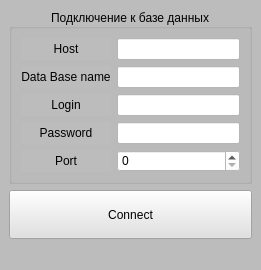
<?xml version="1.0" encoding="UTF-8"?>
<ui version="4.0">
 <class>MainWindow</class>
 <widget class="QMainWindow" name="MainWindow">
  <property name="geometry">
   <rect>
    <x>0</x>
    <y>0</y>
    <width>261</width>
    <height>270</height>
   </rect>
  </property>
  <property name="sizePolicy">
   <sizepolicy hsizetype="Fixed" vsizetype="Fixed">
    <horstretch>0</horstretch>
    <verstretch>0</verstretch>
   </sizepolicy>
  </property>
  <property name="windowTitle">
   <string>DB connect</string>
  </property>
  <property name="layoutDirection">
   <enum>Qt::LeftToRight</enum>
  </property>
  <property name="styleSheet">
   <string notr="true">background-color: rgb(188, 188, 188);</string>
  </property>
  <widget class="QWidget" name="centralwidget">
   <layout class="QVBoxLayout" name="verticalLayout">
    <item>
     <widget class="QGroupBox" name="groupBox">
      <property name="title">
       <string>Подключение к базе данных</string>
      </property>
      <property name="alignment">
       <set>Qt::AlignCenter</set>
      </property>
      <layout class="QGridLayout" name="gridLayout_2">
       <item row="4" column="0">
        <widget class="QLabel" name="lb_Port">
         <property name="styleSheet">
          <string notr="true">color: rgb(0, 0, 0);</string>
         </property>
         <property name="text">
          <string>Port</string>
         </property>
         <property name="textFormat">
          <enum>Qt::AutoText</enum>
         </property>
         <property name="alignment">
          <set>Qt::AlignCenter</set>
         </property>
         <property name="buddy">
          <cstring>sb_Port</cstring>
         </property>
        </widget>
       </item>
       <item row="0" column="0">
        <widget class="QLabel" name="lb_HostName">
         <property name="styleSheet">
          <string notr="true">color: rgb(0, 0, 0);</string>
         </property>
         <property name="text">
          <string>Host</string>
         </property>
         <property name="textFormat">
          <enum>Qt::AutoText</enum>
         </property>
         <property name="alignment">
          <set>Qt::AlignCenter</set>
         </property>
         <property name="buddy">
          <cstring>le_HostName</cstring>
         </property>
        </widget>
       </item>
       <item row="3" column="0">
        <widget class="QLabel" name="lb_Password">
         <property name="styleSheet">
          <string notr="true">color: rgb(0, 0, 0);</string>
         </property>
         <property name="text">
          <string>Password</string>
         </property>
         <property name="textFormat">
          <enum>Qt::AutoText</enum>
         </property>
         <property name="alignment">
          <set>Qt::AlignCenter</set>
         </property>
         <property name="buddy">
          <cstring>le_Password</cstring>
         </property>
        </widget>
       </item>
       <item row="1" column="1">
        <widget class="QLineEdit" name="le_DBName">
         <property name="styleSheet">
          <string notr="true">background-color: rgb(255, 255, 255);</string>
         </property>
        </widget>
       </item>
       <item row="0" column="1">
        <widget class="QLineEdit" name="le_HostName">
         <property name="styleSheet">
          <string notr="true">background-color: rgb(255, 255, 255);</string>
         </property>
        </widget>
       </item>
       <item row="1" column="0">
        <widget class="QLabel" name="lb_DBName">
         <property name="styleSheet">
          <string notr="true">color: rgb(0, 0, 0);</string>
         </property>
         <property name="text">
          <string>Data Base name</string>
         </property>
         <property name="textFormat">
          <enum>Qt::AutoText</enum>
         </property>
         <property name="alignment">
          <set>Qt::AlignCenter</set>
         </property>
         <property name="buddy">
          <cstring>le_DBName</cstring>
         </property>
        </widget>
       </item>
       <item row="3" column="1">
        <widget class="QLineEdit" name="le_Password">
         <property name="styleSheet">
          <string notr="true">background-color: rgb(255, 255, 255);</string>
         </property>
        </widget>
       </item>
       <item row="2" column="1">
        <widget class="QLineEdit" name="le_Login">
         <property name="styleSheet">
          <string notr="true">background-color: rgb(255, 255, 255);</string>
         </property>
        </widget>
       </item>
       <item row="4" column="1">
        <widget class="QSpinBox" name="sb_Port">
         <property name="styleSheet">
          <string notr="true">background-color: rgb(255, 255, 255);</string>
         </property>
         <property name="maximum">
          <number>9999</number>
         </property>
        </widget>
       </item>
       <item row="2" column="0">
        <widget class="QLabel" name="lb_Login">
         <property name="styleSheet">
          <string notr="true">color: rgb(0, 0, 0);</string>
         </property>
         <property name="text">
          <string>Login</string>
         </property>
         <property name="textFormat">
          <enum>Qt::AutoText</enum>
         </property>
         <property name="alignment">
          <set>Qt::AlignCenter</set>
         </property>
         <property name="buddy">
          <cstring>le_Login</cstring>
         </property>
        </widget>
       </item>
      </layout>
     </widget>
    </item>
    <item>
     <widget class="QPushButton" name="pb_Connect">
      <property name="enabled">
       <bool>true</bool>
      </property>
      <property name="sizePolicy">
       <sizepolicy hsizetype="Expanding" vsizetype="MinimumExpanding">
        <horstretch>0</horstretch>
        <verstretch>0</verstretch>
       </sizepolicy>
      </property>
      <property name="minimumSize">
       <size>
        <width>0</width>
        <height>35</height>
       </size>
      </property>
      <property name="maximumSize">
       <size>
        <width>16777215</width>
        <height>50</height>
       </size>
      </property>
      <property name="baseSize">
       <size>
        <width>0</width>
        <height>0</height>
       </size>
      </property>
      <property name="layoutDirection">
       <enum>Qt::LeftToRight</enum>
      </property>
      <property name="styleSheet">
       <string notr="true">background-color: rgb(225, 225, 225);</string>
      </property>
      <property name="text">
       <string>Connect</string>
      </property>
      <property name="autoDefault">
       <bool>false</bool>
      </property>
      <property name="default">
       <bool>false</bool>
      </property>
      <property name="flat">
       <bool>false</bool>
      </property>
     </widget>
    </item>
   </layout>
  </widget>
  <widget class="QMenuBar" name="menubar">
   <property name="geometry">
    <rect>
     <x>0</x>
     <y>0</y>
     <width>261</width>
     <height>22</height>
    </rect>
   </property>
  </widget>
  <widget class="QStatusBar" name="statusbar"/>
 </widget>
 <tabstops>
  <tabstop>le_HostName</tabstop>
  <tabstop>le_DBName</tabstop>
  <tabstop>le_Login</tabstop>
  <tabstop>le_Password</tabstop>
  <tabstop>sb_Port</tabstop>
  <tabstop>pb_Connect</tabstop>
 </tabstops>
 <resources/>
 <connections/>
</ui>
